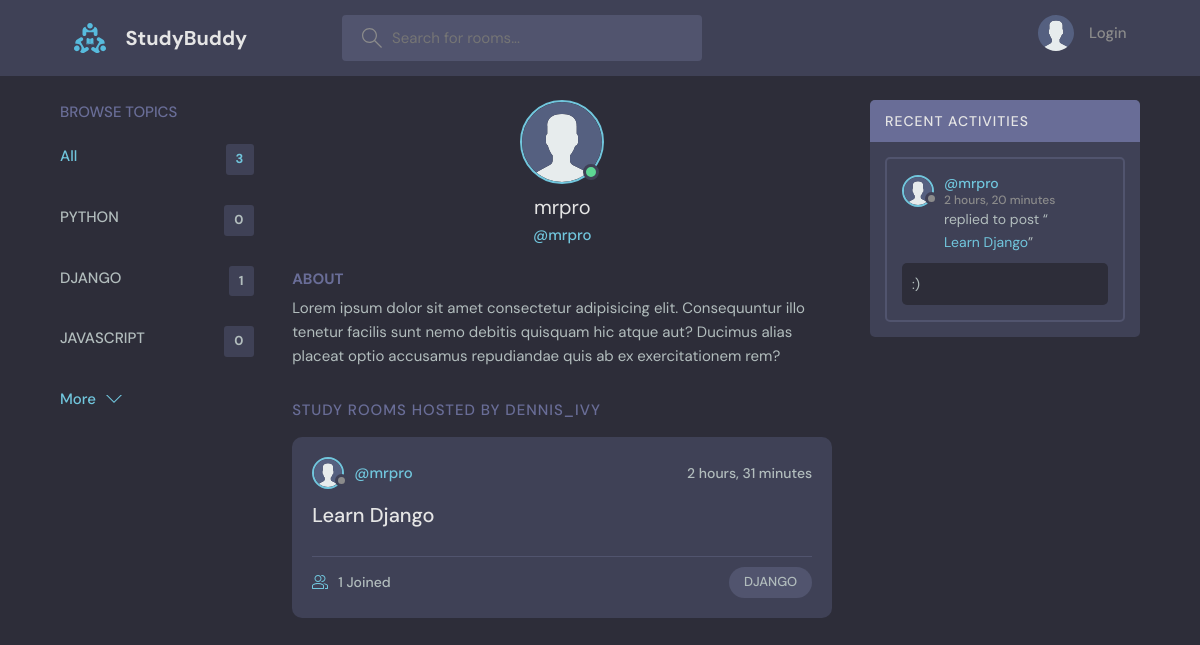
The app's page /profile/1 with its own data.
### base/models.py (models this page shows, shortened)
class Topic(models.Model):
    name = models.CharField(max_length=200)

class Room(models.Model):
    host = models.ForeignKey(User, on_delete=models.SET_NULL, null=True)
    topic = models.ForeignKey(Topic, on_delete=models.SET_NULL, null=True)
    name = models.CharField(max_length=200)
    description = models.TextField(null=True, blank=True)
    participants = models.ManyToManyField(User, related_name='participants', blank=True)
    updated = models.DateTimeField(auto_now=True)
    created = models.DateTimeField(auto_now_add=True)
    class Meta:
        ordering = ['-updated', '-created']
    def __str__(self):
        return self.name

class Message(models.Model):
    user = models.ForeignKey(User, on_delete=models.CASCADE)
    room = models.ForeignKey(Room, on_delete=models.CASCADE)
    body = models.TextField()
    updated = models.DateTimeField(auto_now=True)
    created = models.DateTimeField(auto_now_add=True)
    class Meta:
        ordering = ['-updated', '-created']

### base/views.py (the view)
# urls.py: path('profile/<str:pk>', views.userProfile, name="user-profile"),
def userProfile(request, pk):
    user = User.objects.get(id=pk)
    rooms = user.room_set.all()
    room_messages = user.message_set.all()
    topics = Topic.objects.all()
    context = {'user' : user, 'rooms' : rooms, 'room_messages' : room_messages, 'topics' : topics}
    return render(request, 'base/profile.html', context)

### base/templates/base/profile.html (shortened to what this page needs)
{% extends 'main.html' %}
{% load static %}
{% block content %}
  <main class="profile-page layout layout--3">
    <div class="container">
      {% include 'base/topics_component.html' %}
      <div class="roomList">
        <div class="profile">
          <div class="profile__avatar">
            <div class="avatar avatar--large active">
              <img src="{% static 'images/avatar.svg' %}" />
            </div>
          </div>
          <div class="profile__info">
            <h3>{{user.username}}</h3>
            <p>@{{user.username}}</p>
          </div>
          <div class="profile__about">
            <h3>About</h3>
            <p>
              Lorem ipsum dolor sit amet consectetur adipisicing elit. Consequuntur illo tenetur
              facilis sunt nemo debitis quisquam hic atque aut? Ducimus alias placeat optio
              accusamus repudiandae quis ab ex exercitationem rem?
            </p>
          </div>
        </div>
        <div class="roomList__header">
          <div>
            <h2>Study Rooms Hosted by dennis_ivy</a>
            </h2>
          </div>
        </div>
        {% include 'base/feed_component.html' %}
      </div>
      {% include 'base/activity_component.html' %}
    </div>
  </main>
{% endblock content %}

### templates/main.html (shortened to what this page needs)
<!DOCTYPE html>
{% load static %}
<html lang="en">
  <head>
    <link rel="stylesheet" href="{% static 'styles/style.css' %}" />
  </head>
  <body>
    {% include 'navbar.html' %}
    {% block content %}
    {% endblock %}
  </body>
</html>

### templates/navbar.html (shortened to what this page needs)
{% load static %}
<header class="header header--loggedIn">
    <div class="container">
      <a href="{% url 'home' %}" class="header__logo">
        <img src="{% static 'images/logo.svg' %}" />
        <h1>StudyBuddy</h1>
      </a>
      <form class="header__search" method="GET" action="{% url 'home' %}">
        <label>
          <input name='q' placeholder="Search for rooms..." />
        </label>
      </form>
      <nav class="header__menu">
        {% if request.user.is_authenticated %}
        <div class="header__user">
          <a href="{% url 'update-user' %}">
            <div class="avatar avatar--medium active">
              <img src="{% static 'images/avatar.svg' %}" />
            </div>
            <p>{{request.user.username}} <span>@{{request.user.username}}</span></p>
          </a>
          <button class="dropdown-button">
            <svg version="1.1" xmlns="http://www.w3.org/2000/svg" width="32" height="32" viewBox="0 0 32 32">
              <title>chevron-down</title>
              <path d="M16 21l-13-13h-3l16 16 16-16h-3l-13 13z"></path>
            </svg>
          </button>
        </div>
        {% else %}
        <a href="{% url 'login' %}">
          <img src="{% static 'images/avatar.svg' %}" />
          <p>Login</p>
        </a>
        {% endif %}
      </nav>
    </div>
  </header>

### base/templates/base/topics_component.html
<div class="topics">
    <div class="topics__header">
      <h2>Browse Topics</h2>
    </div>
    <ul class="topics__list">
      <li>
        <a href="{% url 'home' %}" class="active">All <span>{{topics.count}}</span></a>
      </li>
      {% for topic in topics %}
      <li>
        <a href="{% url 'home' %}?q={{topic.name}}">{{topic.name}} <span>{{topic.room_set.all.count}}</span></a>
      </li>
      {% endfor %}
    </ul>
    <a class="btn btn--link" href="{% url 'topics' %}">
      More
      <svg version="1.1" xmlns="http://www.w3.org/2000/svg" width="32" height="32" viewBox="0 0 32 32">
        <title>chevron-down</title>
        <path d="M16 21l-13-13h-3l16 16 16-16h-3l-13 13z"></path>
      </svg>
    </a>
  </div>

### base/templates/base/feed_component.html (shortened to what this page needs)
{% load static %}
{% for room in rooms %}
<div class="roomListRoom">
    <div class="roomListRoom__header">
      <a href="{% url 'user-profile' room.host.id %}" class="roomListRoom__author">
        <div class="avatar avatar--small">
          <img src="{% static 'images/avatar.svg' %}" />
        </div>
        <span>@{{room.host.username}}</span>
      </a>
      <div class="roomListRoom__actions">
        <span>{{room.created|timesince}}</span>
      </div>
    </div>
    <div class="roomListRoom__content">
      <a href="{% url 'room' room.id %}">{{room.name}}</a>
    </div>
    <div class="roomListRoom__meta">
      <a href="{% url 'room' room.id %}" class="roomListRoom__joined">
        {{room.participants.all.count}} Joined
      </a>
      <p class="roomListRoom__topic">{{room.topic.name}}</p>
    </div>
  </div>
{% endfor %}

### base/templates/base/activity_component.html (shortened to what this page needs)
{% load static %}
<div class="activities">
    <div class="activities__header">
      <h2>Recent Activities</h2>
    </div>
    {% for message in room_messages %}
    <div class="activities__box">
      <div class="activities__boxHeader roomListRoom__header">
        <a href="{% url 'user-profile' message.user.id %}" class="roomListRoom__author">
          <div class="avatar avatar--small">
            <img src="{% static 'images/avatar.svg' %}" />
          </div>
          <p>
            @{{message.user}}
            <span>{{message.created|timesince}}</span>
          </p>
        </a>
      </div>
      <div class="activities__boxContent">
        <p>replied to post “<a href="{% url 'room' message.room.id %}">{{message.room}}</a>”</p>
        <div class="activities__boxRoomContent">
            {{message.body}}
        </div>
      </div>
    </div>
    {% endfor %}
  </div>

### records on screen
Topic: name "PYTHON", room_set.all.count "0"
Topic: name "DJANGO", room_set.all.count "1"
Topic: name "JAVASCRIPT", room_set.all.count "0"
Room: host.username "mrpro", created "2 hours, 31 minutes", name "Learn Django", participants.all.count "1", topic.name "DJANGO"
Message: user "mrpro", created "2 hours, 20 minutes", room "Learn Django", body ":)"

### other values on screen
{{ topics.count }} "3"
{{ user.username }} "mrpro"
